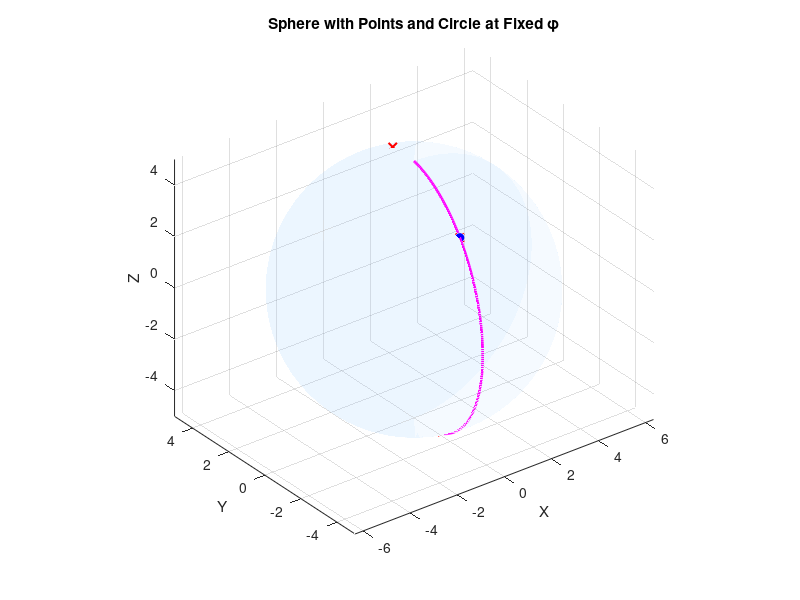

Reproduce this figure in MATLAB.
clear; clc; close all;

% Parameters
R = 5; % Sphere radius

% Generate first random point
phi1 = 2*pi*rand();
theta1 = acos(2*rand() - 1);

x1 = R * sin(theta1) * cos(phi1);
y1 = R * sin(theta1) * sin(phi1);
z1 = R * cos(theta1);

% phi1 = 3.2550;
% theta1 = 0.4795;
% x1 = -2.2917;
% y1 = -0.2611;
% z1 = 4.4362;

%Generate second random point
phi2 = 2*pi*rand();
theta2 = acos(2*rand() - 1);

x2 = R * sin(theta2) * cos(phi2);
y2 = R * sin(theta2) * sin(phi2);
z2 = R * cos(theta2);
% phi2 = 4.0068;
% theta2 = 0.4143;
% x2 = -1.3052;
% y2 = -1.5323;
% z2 = 4.5769;
% Distance between points
distance = sqrt((x1-x2)^2 + (y1-y2)^2 + (z1-z2)^2);

fprintf('Actual theta1: %.4f\n', theta1);
fprintf('Actual theta2: %.4f\n', theta2);

% --- Predict theta2 using linear form ---
A = (R^2 + R^2 - distance^2) / (2*R*R);  % cosine of angle between vectors
P = cos(theta1);
Q = sin(theta1) * cos(phi1 - phi2);

Rval = sqrt(P^2 + Q^2);
phiShift = atan2(Q, P);

theta2_pred1 = mod(phiShift + acos(A/Rval), pi);   % restrict to [0, pi]
theta2_pred2 = mod(phiShift - acos(A/Rval), pi);
theta2_pred3 = theta2_pred2 +pi;
theta2_pred4 = theta2_pred1 +pi;

fprintf('Pred theta2 option 1: %.4f\n', theta2_pred1);
fprintf('Pred theta2 option 2: %.4f\n', theta2_pred2);
fprintf('Pred theta3 option 1: %.4f\n', theta2_pred3);
fprintf('Pred theta4 option 2: %.4f\n', theta2_pred4);

x3 = R * sin(theta2_pred1) * cos(phi2);
y3 = R * sin(theta2_pred1) * sin(phi2);
z3 = R * cos(theta2_pred1);
x4 = R * sin(theta2_pred2) * cos(phi2);
y4 = R * sin(theta2_pred2) * sin(phi2);
z4 = R * cos(theta2_pred2);
x5 = R * sin(theta2_pred3) * cos(phi2);
y5 = R * sin(theta2_pred3) * sin(phi2);
z5 = R * cos(theta2_pred3);
x6 = R * sin(theta2_pred4) * cos(phi2);
y6 = R * sin(theta2_pred4) * sin(phi2);
z6 = R * cos(theta2_pred4);

% --- Plot ---
figure;
hold on;

% Draw semi-transparent sphere
[XS, YS, ZS] = sphere(100);   
surf(R*XS, R*YS, R*ZS, 'FaceAlpha', 0.1, 'EdgeColor', 'none', 'FaceColor', [0.6 0.8 1]);

% Plot points
plot3(x1, y1, z1, 'bo', 'MarkerSize', 6, 'MarkerFaceColor', 'b');
plot3(x2, y2, z2, 'bo', 'MarkerSize', 6, 'MarkerFaceColor', 'b');
plot3(x3, y3, z3, 'rx', 'MarkerSize', 6, 'LineWidth', 1.5);
plot3(x4, y4, z4, 'rx', 'MarkerSize', 6, 'LineWidth', 1.5);
plot3(x5, y5, z5, 'rx', 'MarkerSize', 6, 'LineWidth', 1.5);
plot3(x6, y6, z6, 'rx', 'MarkerSize', 6, 'LineWidth', 1.5);

% Draw circle along fixed phi2
theta_circle = linspace(0, pi, 200); % sweep from north to south pole
x_circle = R * sin(theta_circle) * cos(phi2);
y_circle = R * sin(theta_circle) * sin(phi2);
z_circle = R * cos(theta_circle);

plot3(x_circle, y_circle, z_circle, 'm-', 'LineWidth', 2);

% Formatting
axis equal;
xlabel('X'); ylabel('Y'); zlabel('Z');
title('Sphere with Points and Circle at Fixed \phi');
grid on;
view(3);
hold off;

dist_pred1 = norm([x1-x3, y1-y3, z1-z3]);
dist_pred2 = norm([x1-x4, y1-y4, z1-z4]);

% Select the one closer to the target distance (3m)
if abs(dist_pred1 - 3) < abs(dist_pred2 - 3)
    theta2_final = theta2_pred1;
else
    theta2_final = theta2_pred2;
end

dist_pred1 = sqrt((x1 - x3)^2 + (y1 - y3)^2 + (z1 - z3)^2);
dist_pred2 = sqrt((x1 - x4)^2 + (y1 - y4)^2 + (z1 - z4)^2);
dist_pred3 = sqrt((x1 - x5)^2 + (y1 - y5)^2 + (z1 - z5)^2);
dist_pred4 = sqrt((x1 - x6)^2 + (y1 - y6)^2 + (z1 - z6)^2);

fprintf('Distance from first point to predicted point 1: %.4f\n', dist_pred1);
fprintf('Distance from first point to predicted point 2: %.4f\n', dist_pred2);
fprintf('Distance from first point to predicted point 3: %.4f\n', dist_pred3);
fprintf('Distance from first point to predicted point 4: %.4f\n', dist_pred4);
